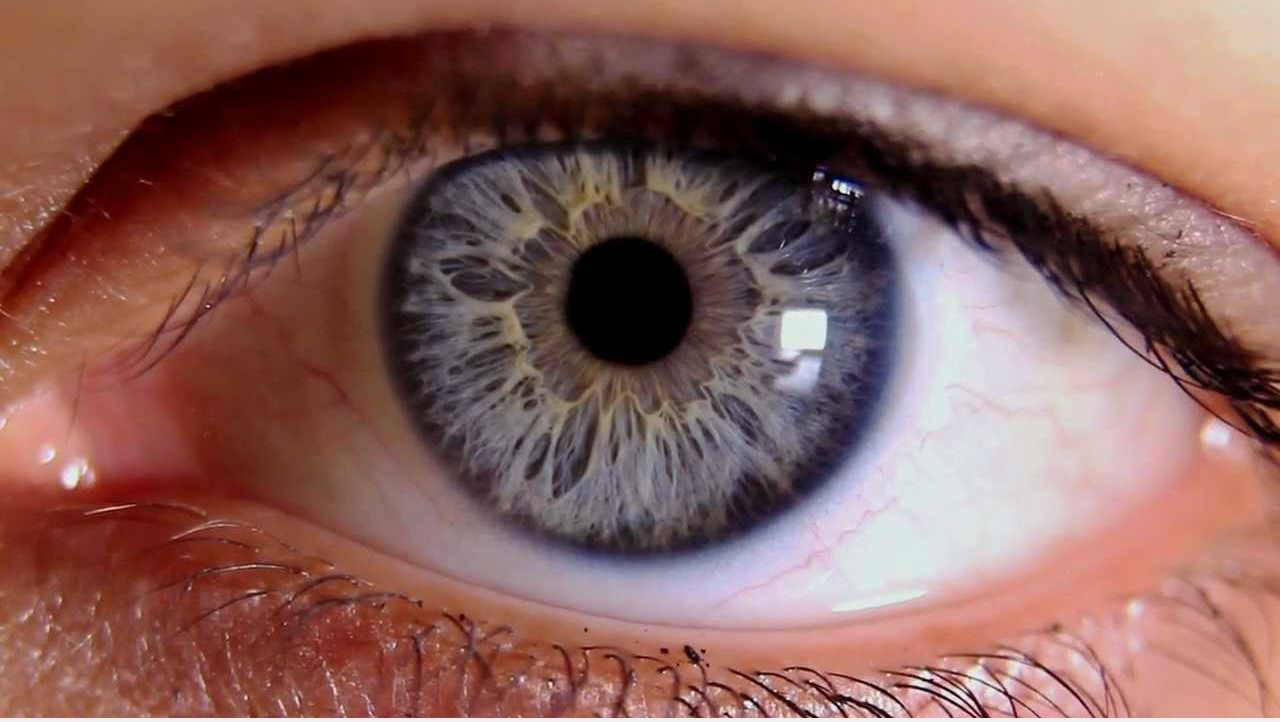
%> input picture images/eye.png, 1280 x 722 px
$ octave Run.m   (GNU Octave 9; MATLAB toolbox functions it lacks are replaced by stand-ins)
%> lines starting %> are read from the running program, lines starting %| are printed output that depends on the picture; in (x1, y1, x2, y2) boxes, pixels count from 0 and x2, y2 are one past the last pixel; in counts of white or black regions, pixels touching at a corner belong together; the program's own positions count from 1
### getIrisVector.m
%% Obtencion de vector de datos
function [irisVector] = getIrisVector( loaded_img, porcent )

    %Create Blank and white file
    bg_loaded_img = rgb2gray( loaded_img );

    %img = histeq( loaded_img );
    img = histeq( bg_loaded_img );

    [ center, rad ] = getXYImage( loaded_img , 75 );
    %imshow(loaded_img)
    % Input parameters

    xPosPupil = center(1);
    yPosPupil = center(2);
    rPupil = rad * 1.8;
    xPosIris = center(1);
    yPosIris = center(2);
    rIris = 250;

    %  By default the samples are interpolated, however it is also possible to
    %  use neirest neighbor interpolation (no interpolation). This speeds up
    %  the computation, but is less preciese.
    % Normalize the iris region according to daugmans model and defining the
    % number of samples in radial and angular direction
    irisRegion_3 = rubberSheetNormalisation( img, xPosPupil, yPosPupil, rPupil , xPosIris , yPosIris , rIris, ...
        'DebugMode', 0,'UseInterpolation', 0 ...
    );

%% Prueba de funcion
[irisVector,binIMG] = getVectorImage( irisRegion_3 , porcent );

### getXYImage.m
%% Recorte del histograma y obtenci?n de centro de pupila
%   INPUTS
%       - image <double>
%           Imagen a procesar en n x n en blanco y negro
%       - redux <double>
%           Indice de reduccion de la imagen
%
%   OUTPUT
%       - irisVector <double>
%           Informacon de muestreo binarizado

function [center,rad] = getXYImage( image, umbral_iris )


%conversion a blanco y negro
bg_image = rgb2gray( image );
bg_image = histeq( bg_image );

%Obtencion de dimensiones
[imgX,imgY] = size( bg_image );

%contenedor de nueva imagen
template_umbral = ones( imgX, imgY );

%Obtencion de datos de pupila
%Detecci?n del umbral <= 75
for i = 1 : imgX
    for j = 1 : imgY
        curr = bg_image(i,j);

        if  curr <= umbral_iris
            template_umbral(i,j) = curr;
        end

    end
end

%biinarizacion
binUmbral = im2bw(template_umbral) ;

% Invert
negative_binUmbral = logical( abs( binUmbral - 1 ) );

%erosion, patron e implementacion
patron_2 = strel('cube',8);
patron_3 = strel('cube',9);
patron_4 = strel('cube',15);
patron_5 = [
    0,0,0,0,1,1,0,0,0,0;
    0,0,1,1,1,1,1,1,0,0;
    0,1,1,1,1,1,1,1,1,0;
    0,1,1,1,1,1,1,1,1,0;
    1,1,1,1,1,1,1,1,1,1;
    1,1,1,1,1,1,1,1,1,1;
    0,1,1,1,1,1,1,1,1,0;
    0,1,1,1,1,1,1,1,1,0;
    0,0,1,1,1,1,1,1,0,0;
    0,0,0,0,1,1,0,0,0,0;
];

% Verificacion de elemento unico
numberOfElements = 0;

final_image = imdilate( negative_binUmbral , patron_3 );
final_image = imdilate( final_image , patron_4 );
final_image = imdilate( final_image , patron_2 );


while numberOfElements ~= 1
    %Si no continuamos
    final_image = imerode( final_image , patron_4 );
    % Verificacion de elemento unico
    [labeledImage, numberOfElements] = bwlabel(final_image);
end

%% Calculo de centro
center = [0,0];
rad = 0;


while rad < 20
    [ center, rad ] = findCenter( final_image );
    % arreglo de imagen final
    final_image = imdilate( final_image , patron_5 );
end

[img_centers, img_rads] = imfindcircles( final_image, [10,200]);

center = img_centers(1,:);
rad = img_rads(1,:);

### Run.m
% setup_image = 'images/DS12.jpg';
setup_image = 'images/eye.png';

% Load the image
loaded_img =  imread(setup_image);
%> loaded_img is the input picture: size 722x1280x3 uint8; mean R, G, B 139, 98.7, 92.9
irisVector = getIrisVector( loaded_img, 0.3 );
%> in getIrisVector, `bg_loaded_img = rgb2gray( loaded_img );`:
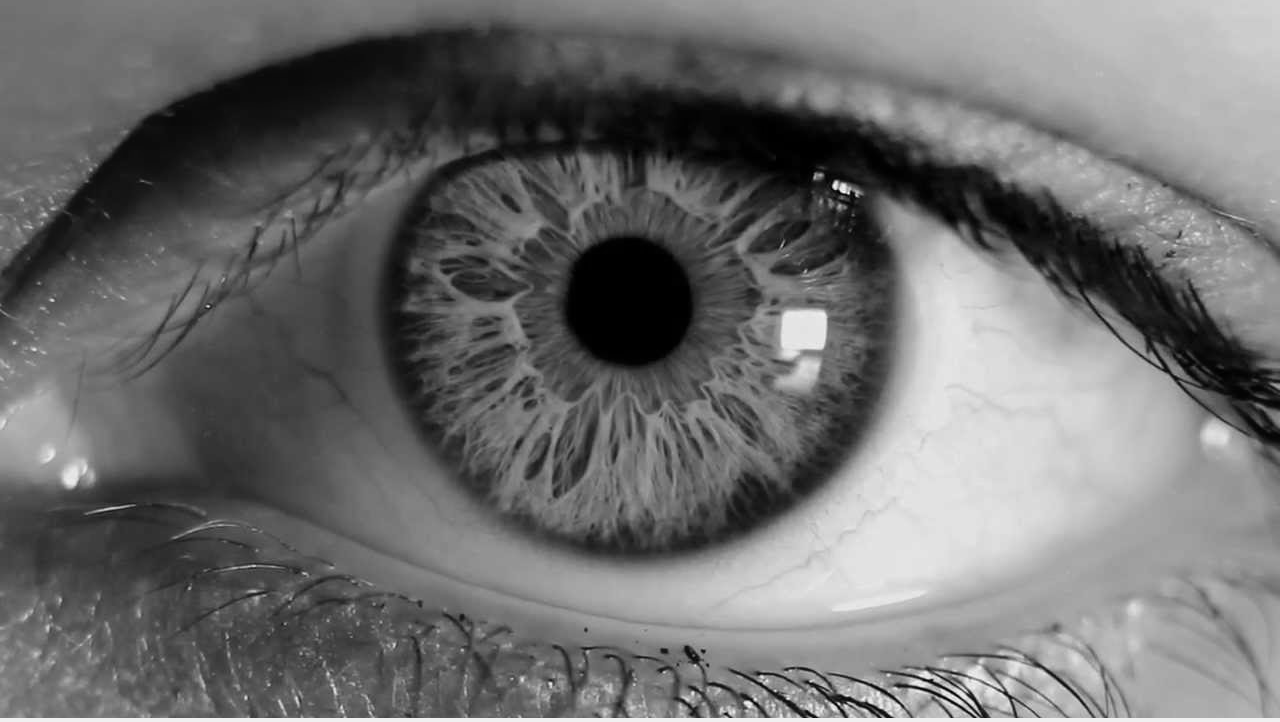
%> bg_loaded_img: size 722x1280 uint8; min 0, max 254, mean 110.1
%> in getIrisVector, `img = histeq( bg_loaded_img );`:
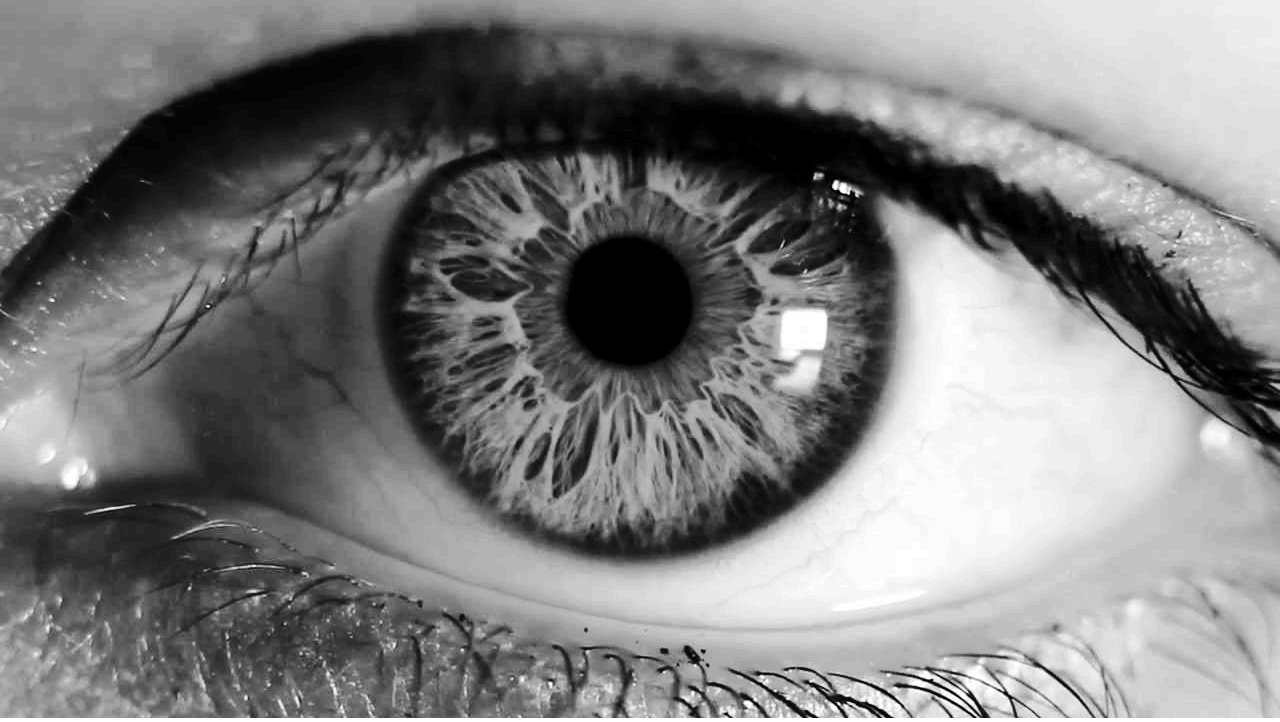
%> img: size 722x1280 uint8; min 0, max 255, mean 126.2
%> after the loop in getXYImage, `for i = 1 : imgX`:
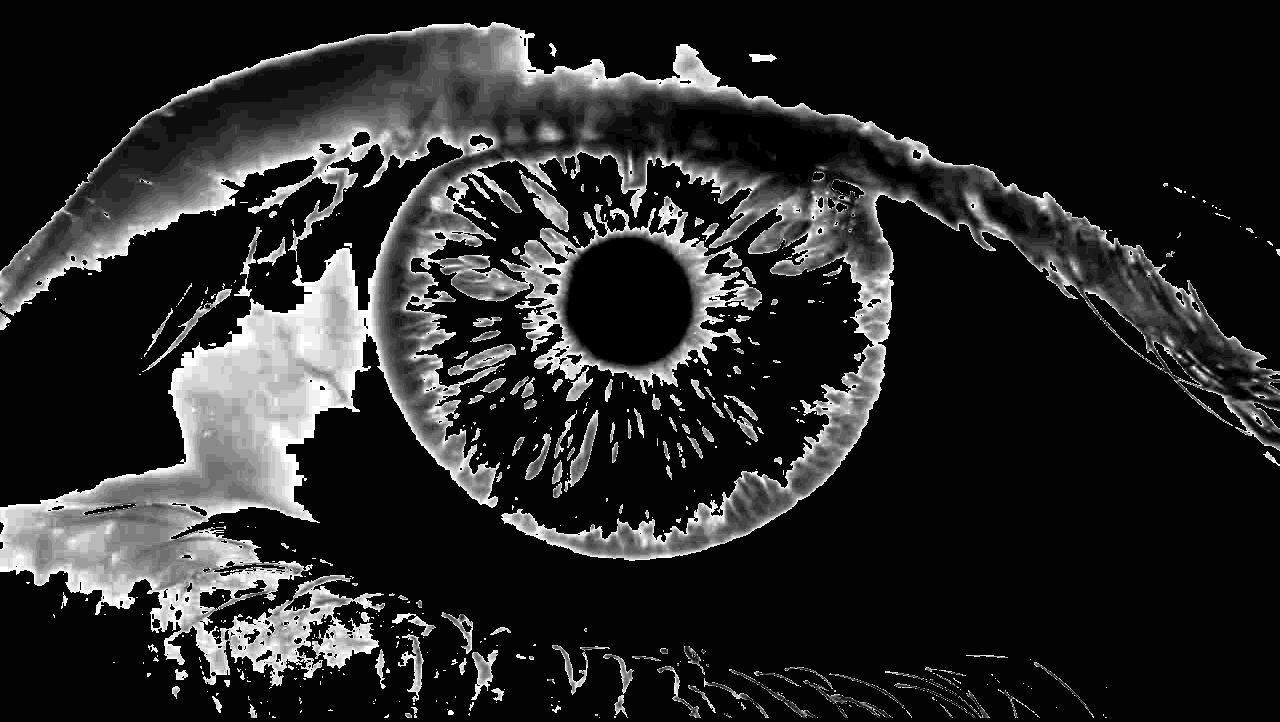
%> template_umbral: size 722x1280 double; min 0, max 73, mean 11.7; drawn with min black and max white
%> in getXYImage, `binUmbral = im2bw(template_umbral) ;`:
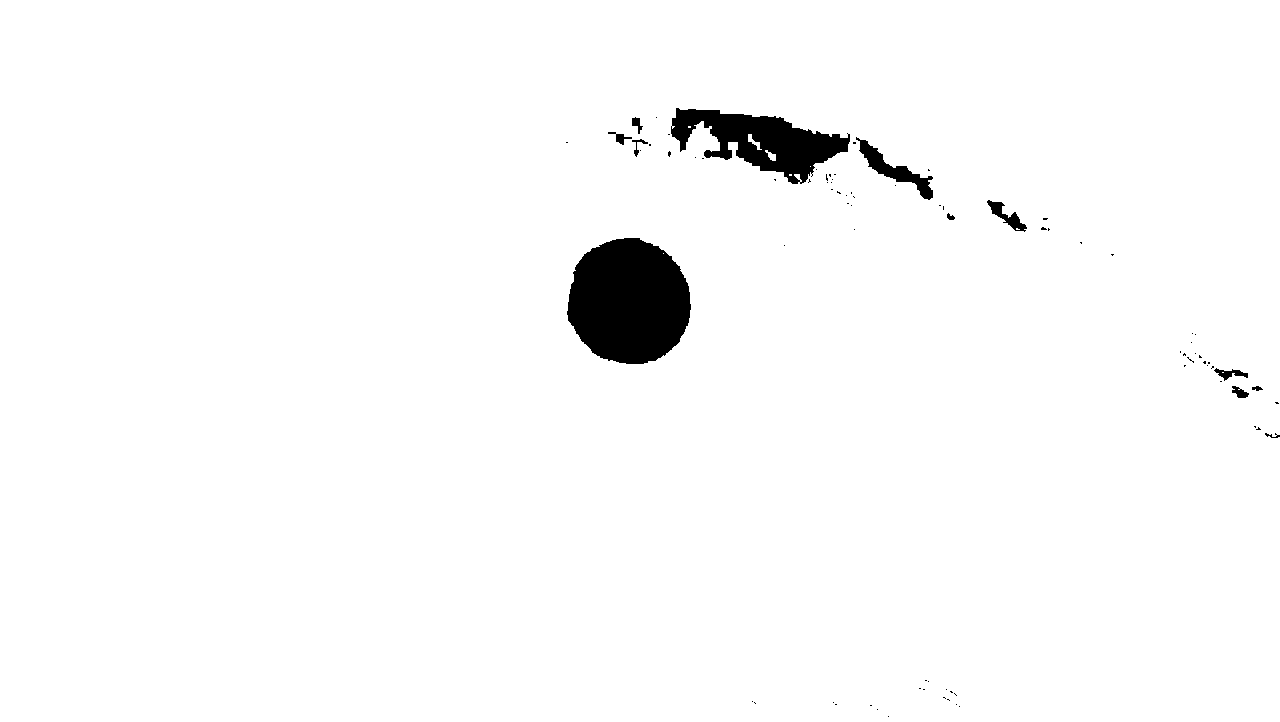
%> binUmbral: size 722x1280 logical; 97.7% white; 83 black regions (71 under 20 px), largest, box (x1, y1, x2, y2) and area: (567, 238, 691, 364) 12192, (671, 108, 850, 184) 6485, (856, 137, 933, 200) 1184
%> in getXYImage, `final_image = imdilate( negative_binUmbral , patron_3 );`: final_image: size 722x1208 logical; every value is 1
%> in getXYImage, `final_image = imdilate( final_image , patron_4 );`: final_image: size 722x998 logical; every value is 1
%> in getXYImage, `final_image = imdilate( final_image , patron_2 );`: final_image: size 722x942 logical; every value is 1
%> the run ends on the next line
